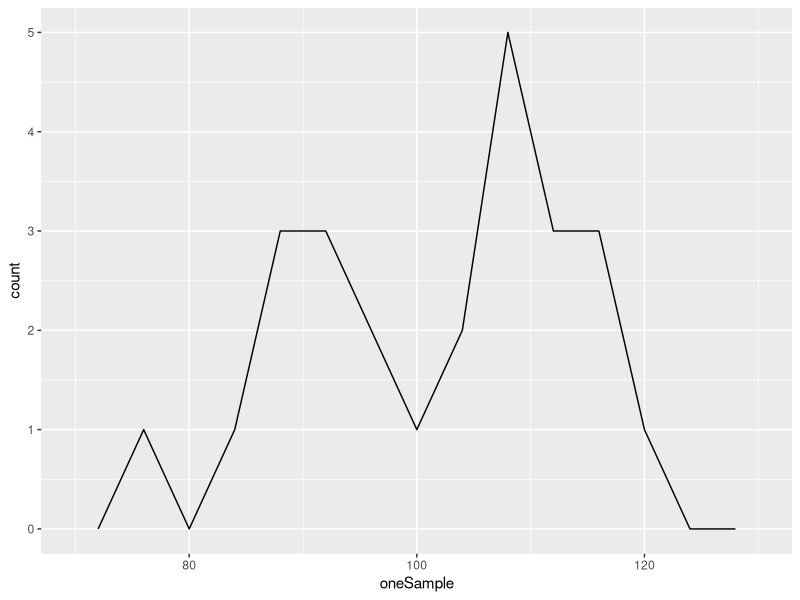
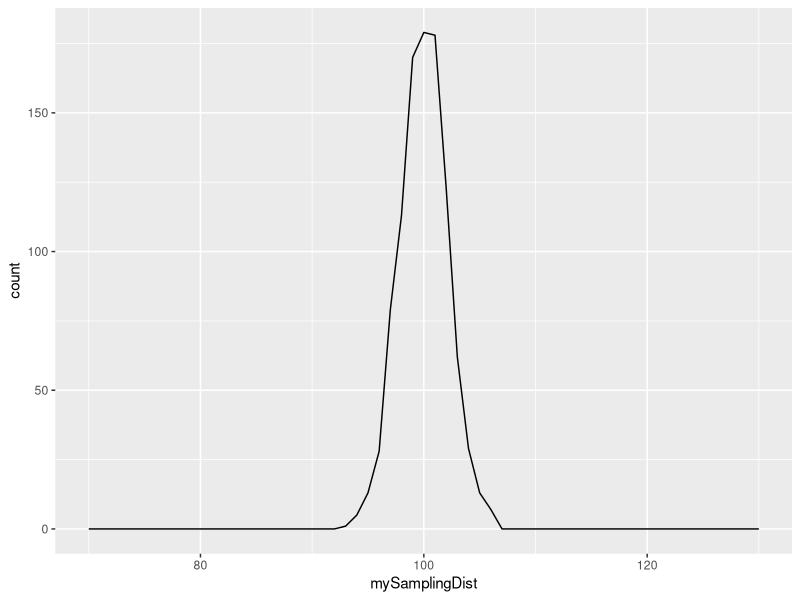

These figures' R source, in order:
## ---- chunk 1
library(tidyverse)
## ---- chunk 2
# take a sample
oneSample <- rnorm(25, mean = 100, sd = 10)

# compute the mean and sd
my_mean <-  mean(oneSample)
my_sample_sd <- sd(oneSample)

print(my_mean)
print(my_sample_sd)
## ---- chunk 3
# put the data into a tibble with a single variable "oneSample"
sampleTibble <- tibble(oneSample)

# plot the sample distribution!
sampleTibble %>% 
  ggplot(aes(x = oneSample)) + 
  geom_freqpoly(binwidth = 4) +
  xlim(70, 130)
## ---- chunk 4
lotsOfSamples <- replicate(1000, rnorm(25, mean = 100, sd = 10))
## ---- chunk 5
# take the mean of all the samples (i.e. mean of each column)
mySamplingDist <- colMeans(lotsOfSamples)

myStandardErr <- sd(mySamplingDist)
print(myStandardErr)
## ---- chunk 6
# make the means into a tibble
sampDistTibble <- tibble(mySamplingDist)

# plot the sampling distribution!
sampDistTibble %>% 
  ggplot(aes(x = mySamplingDist)) + 
  geom_freqpoly(binwidth = 1) +
  xlim(70, 130)
